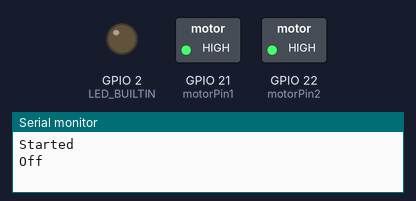
This sketch was run on a simulated ESP32. Shown: switched loads named in the sketch (green lamp = pin HIGH), output pins drawn as LEDs (lit = HIGH), the last lines printed to the serial monitor.

Above: at 0.05 s.
At 4.15 s:
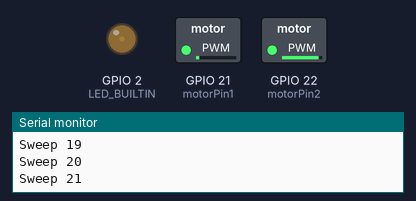
At 8.95 s:
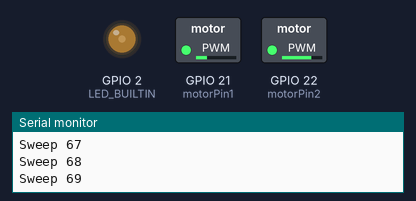
At 13.15 s:
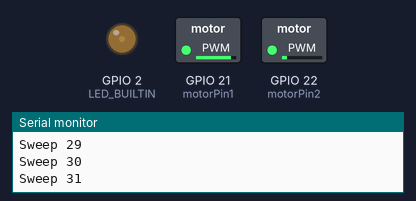
At 17.95 s:
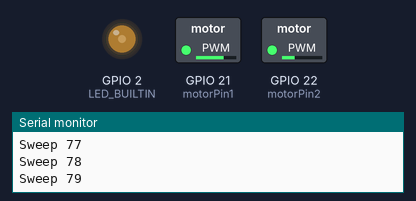
Timing chart, 0 to 23.4 s (numbered marks = the images above):
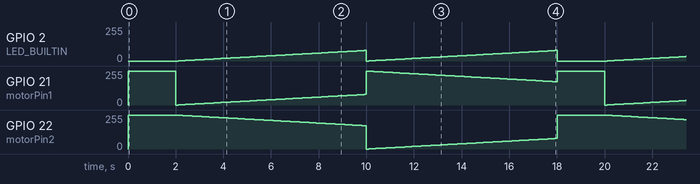

Measured:
- by itself, GPIO 2 (LED_BUILTIN): moves between 0/255 and 79/255, repeating every 18.0 s
- by itself, GPIO 21 (motorPin1): moves between 0/255 and 255/255, repeating every 18.0 s

The sketch:

DC_Motor.ino
```cpp
// https://www.play-zone.ch/en/st-l293d-motor-treiber-push-pull-4-channel-driver-mit-dioden.html
// https://techtutorialsx.com/2016/09/12/esp8266-controlling-a-motor-with-the-uln2803a/

int motorPin1 = 21; //Pin that will control the motor
int motorPin2 = 22; //Pin that will control the motor

void setup() {
  while (!Serial);
  Serial.begin(115200);
  Serial.printf("Started\n");

  pwm_setup();
}

void loop() {
  pwm_loop();
}

void onoff_setup() {
  pinMode(motorPin1, OUTPUT);  //Initialize the pin as output pin
  pinMode(motorPin2, OUTPUT);  //Initialize the pin as output pin
}
void onoffloop() {
  Serial.printf("Off\n");

  digitalWrite(motorPin1,HIGH);  //Turn off the motor
  digitalWrite(motorPin2,HIGH);  //Turn off the motor
  delay(2000);

  Serial.printf("On one way\n");
  digitalWrite(motorPin1,LOW);  //Turn on the motor at full speed
  digitalWrite(motorPin2,HIGH);  //Turn on the motor at full speed
  delay(2000);

  Serial.printf("On other way\n");
  digitalWrite(motorPin1,HIGH);  //Turn on the motor at full speed
  digitalWrite(motorPin2,LOW);  //Turn on the motor at full speed
  delay(2000);

}

void pwm_setup() {
  ledcAttachPin(LED_BUILTIN, 3); // internal blue led (pin 5), led channel 0?
  ledcSetup(3, 12000, 8);


  ledcAttachPin(motorPin1, 1); // assign motor pins to channels
  ledcAttachPin(motorPin2, 2);

  // Initialize channels
  // channels 0-15, resolution 1-16 bits, freq limits depend on resolution
  // ledcSetup(uint8_t channel, uint32_t freq, uint8_t resolution_bits);
  ledcSetup(1, 12000, 8); // 12 kHz PWM, 8-bit resolution
  ledcSetup(2, 12000, 8);
}

//https://github.com/espressif/esp-idf/tree/master/examples/peripherals/mcpwm/mcpwm_brushed_dc_control
void pwm_loop() {
  Serial.printf("Off\n");

  ledcWrite(1, 255);  //Turn off the motor
  ledcWrite(2, 255);  //Turn off the motor
  ledcWrite(3, 0);  // TURN on the LED

  delay(2000);

/*
  Serial.printf("On one way\n");
  ledcWrite(1,0);  //Turn on the motor at full speed
  ledcWrite(2u,255);  //Turn on the motor at full speed
  delay(2000);

  Serial.printf("On other way\n");
  ledcWrite(1,255);  //Turn on the motor at full speed
  ledcWrite(2,0);  //Turn on the motor at full speed
  delay(2000);
*/

  Serial.printf("Sweep\n");
  for (int i=0; i<80; i++) {
    Serial.printf("Sweep %d\n", i);

    // NOTE: you write to the ledc channel, not the pin!
    ledcWrite(1, i);  //Turn on the motor at full speed
    ledcWrite(2, 255-i);  //Turn on the motor at full speed

    ledcWrite(3, i);  // Sweep the led to OFF

    delay(100);
  }
  Serial.printf("Sweep other way\n");
  for (int i=0; i<80; i++) {
    Serial.printf("Sweep %d\n", i);

    ledcWrite(2, i);  //Turn on the motor at full speed
    ledcWrite(1, 255-i);  //Turn on the motor at full speed

    ledcWrite(3, i);  // Sweep the led to OFF

    delay(100);
  }

}
```
